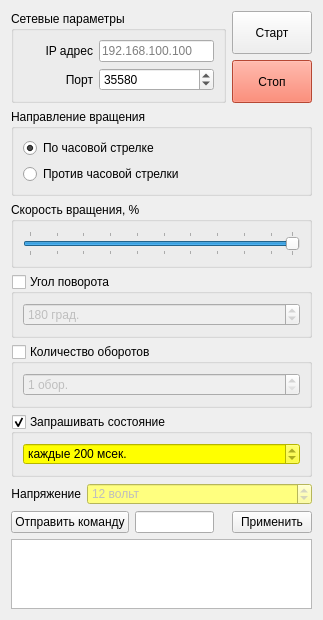
<?xml version="1.0" encoding="UTF-8"?>
<ui version="4.0">
 <class>SvArduinoWidgetUi</class>
 <widget class="QWidget" name="SvArduinoWidgetUi">
  <property name="geometry">
   <rect>
    <x>0</x>
    <y>0</y>
    <width>323</width>
    <height>561</height>
   </rect>
  </property>
  <property name="windowTitle">
   <string>Form</string>
  </property>
  <layout class="QVBoxLayout" name="verticalLayout_7">
   <item>
    <layout class="QHBoxLayout" name="horizontalLayout_5">
     <item>
      <widget class="QGroupBox" name="gbNetworkParams">
       <property name="title">
        <string>Сетевые параметры</string>
       </property>
       <layout class="QVBoxLayout" name="verticalLayout_4">
        <item>
         <layout class="QHBoxLayout" name="horizontalLayout_2">
          <item>
           <widget class="QLabel" name="lblIp">
            <property name="minimumSize">
             <size>
              <width>70</width>
              <height>0</height>
             </size>
            </property>
            <property name="maximumSize">
             <size>
              <width>70</width>
              <height>16777215</height>
             </size>
            </property>
            <property name="text">
             <string>IP адрес</string>
            </property>
            <property name="alignment">
             <set>Qt::AlignRight|Qt::AlignTrailing|Qt::AlignVCenter</set>
            </property>
           </widget>
          </item>
          <item>
           <widget class="QLineEdit" name="editIp">
            <property name="text">
             <string/>
            </property>
            <property name="placeholderText">
             <string>192.168.100.100</string>
            </property>
           </widget>
          </item>
         </layout>
        </item>
        <item>
         <layout class="QHBoxLayout" name="horizontalLayout_3">
          <item>
           <widget class="QLabel" name="lblPort">
            <property name="minimumSize">
             <size>
              <width>70</width>
              <height>0</height>
             </size>
            </property>
            <property name="maximumSize">
             <size>
              <width>70</width>
              <height>16777215</height>
             </size>
            </property>
            <property name="text">
             <string>Порт</string>
            </property>
            <property name="alignment">
             <set>Qt::AlignRight|Qt::AlignTrailing|Qt::AlignVCenter</set>
            </property>
           </widget>
          </item>
          <item>
           <widget class="QSpinBox" name="spinPort">
            <property name="suffix">
             <string/>
            </property>
            <property name="minimum">
             <number>1</number>
            </property>
            <property name="maximum">
             <number>65535</number>
            </property>
            <property name="value">
             <number>35580</number>
            </property>
           </widget>
          </item>
         </layout>
        </item>
       </layout>
      </widget>
     </item>
     <item>
      <layout class="QVBoxLayout" name="verticalLayout">
       <item>
        <widget class="QPushButton" name="bnStart">
         <property name="sizePolicy">
          <sizepolicy hsizetype="Minimum" vsizetype="Expanding">
           <horstretch>0</horstretch>
           <verstretch>0</verstretch>
          </sizepolicy>
         </property>
         <property name="text">
          <string>Старт</string>
         </property>
        </widget>
       </item>
       <item>
        <widget class="QPushButton" name="bnStop">
         <property name="sizePolicy">
          <sizepolicy hsizetype="Minimum" vsizetype="Expanding">
           <horstretch>0</horstretch>
           <verstretch>0</verstretch>
          </sizepolicy>
         </property>
         <property name="styleSheet">
          <string notr="true">background-color: tomato;</string>
         </property>
         <property name="text">
          <string>Стоп</string>
         </property>
        </widget>
       </item>
      </layout>
     </item>
    </layout>
   </item>
   <item>
    <widget class="QGroupBox" name="gbSpinDirection">
     <property name="title">
      <string>Направление вращения</string>
     </property>
     <layout class="QVBoxLayout" name="verticalLayout_2">
      <item>
       <widget class="QRadioButton" name="rbClockwise">
        <property name="text">
         <string>По часовой стрелке</string>
        </property>
        <property name="checked">
         <bool>true</bool>
        </property>
       </widget>
      </item>
      <item>
       <widget class="QRadioButton" name="rbContraClockwise">
        <property name="text">
         <string>Против часовой стрелки</string>
        </property>
       </widget>
      </item>
     </layout>
    </widget>
   </item>
   <item>
    <widget class="QGroupBox" name="gbSpinSpeed">
     <property name="title">
      <string>Скорость вращения, %</string>
     </property>
     <layout class="QVBoxLayout" name="verticalLayout_3">
      <item>
       <widget class="QSlider" name="sliderEnginePw">
        <property name="minimum">
         <number>1</number>
        </property>
        <property name="maximum">
         <number>50</number>
        </property>
        <property name="singleStep">
         <number>1</number>
        </property>
        <property name="value">
         <number>50</number>
        </property>
        <property name="sliderPosition">
         <number>50</number>
        </property>
        <property name="orientation">
         <enum>Qt::Horizontal</enum>
        </property>
        <property name="tickPosition">
         <enum>QSlider::TicksBothSides</enum>
        </property>
        <property name="tickInterval">
         <number>5</number>
        </property>
       </widget>
      </item>
     </layout>
    </widget>
   </item>
   <item>
    <widget class="QGroupBox" name="gbTurnAngle">
     <property name="title">
      <string>Угол поворота</string>
     </property>
     <property name="checkable">
      <bool>true</bool>
     </property>
     <property name="checked">
      <bool>false</bool>
     </property>
     <layout class="QVBoxLayout" name="verticalLayout_5">
      <item>
       <widget class="QSpinBox" name="spinTurnAngle">
        <property name="suffix">
         <string> град.</string>
        </property>
        <property name="minimum">
         <number>18</number>
        </property>
        <property name="maximum">
         <number>180000</number>
        </property>
        <property name="value">
         <number>180</number>
        </property>
       </widget>
      </item>
     </layout>
    </widget>
   </item>
   <item>
    <widget class="QGroupBox" name="gbTurnCount">
     <property name="title">
      <string>Количество оборотов</string>
     </property>
     <property name="checkable">
      <bool>true</bool>
     </property>
     <property name="checked">
      <bool>false</bool>
     </property>
     <layout class="QVBoxLayout" name="verticalLayout_6">
      <item>
       <widget class="QSpinBox" name="spinTurnCount">
        <property name="suffix">
         <string> обор.</string>
        </property>
        <property name="minimum">
         <number>1</number>
        </property>
        <property name="maximum">
         <number>180000</number>
        </property>
        <property name="value">
         <number>1</number>
        </property>
       </widget>
      </item>
     </layout>
    </widget>
   </item>
   <item>
    <widget class="QGroupBox" name="gbState">
     <property name="font">
      <font>
       <weight>50</weight>
       <bold>false</bold>
      </font>
     </property>
     <property name="title">
      <string>Запрашивать состояние</string>
     </property>
     <property name="checkable">
      <bool>true</bool>
     </property>
     <layout class="QVBoxLayout" name="verticalLayout_9">
      <item>
       <widget class="QSpinBox" name="spinStatePeriod">
        <property name="sizePolicy">
         <sizepolicy hsizetype="Expanding" vsizetype="Fixed">
          <horstretch>0</horstretch>
          <verstretch>0</verstretch>
         </sizepolicy>
        </property>
        <property name="font">
         <font>
          <weight>50</weight>
          <bold>false</bold>
         </font>
        </property>
        <property name="styleSheet">
         <string notr="true">background-color: rgb(255, 255, 0);</string>
        </property>
        <property name="readOnly">
         <bool>true</bool>
        </property>
        <property name="suffix">
         <string> мсек.</string>
        </property>
        <property name="prefix">
         <string>каждые </string>
        </property>
        <property name="minimum">
         <number>1</number>
        </property>
        <property name="maximum">
         <number>600000</number>
        </property>
        <property name="value">
         <number>200</number>
        </property>
       </widget>
      </item>
     </layout>
    </widget>
   </item>
   <item>
    <layout class="QHBoxLayout" name="horizontalLayout_4">
     <item>
      <widget class="QLabel" name="lblVoltage">
       <property name="minimumSize">
        <size>
         <width>70</width>
         <height>0</height>
        </size>
       </property>
       <property name="maximumSize">
        <size>
         <width>70</width>
         <height>16777215</height>
        </size>
       </property>
       <property name="text">
        <string>Напряжение</string>
       </property>
       <property name="alignment">
        <set>Qt::AlignRight|Qt::AlignTrailing|Qt::AlignVCenter</set>
       </property>
      </widget>
     </item>
     <item>
      <widget class="QSpinBox" name="spinVoltage">
       <property name="enabled">
        <bool>false</bool>
       </property>
       <property name="styleSheet">
        <string notr="true">background-color: rgb(255, 255, 127);</string>
       </property>
       <property name="suffix">
        <string> вольт</string>
       </property>
       <property name="minimum">
        <number>5</number>
       </property>
       <property name="maximum">
        <number>24</number>
       </property>
       <property name="value">
        <number>12</number>
       </property>
      </widget>
     </item>
    </layout>
   </item>
   <item>
    <layout class="QHBoxLayout" name="horizontalLayout">
     <item>
      <widget class="QPushButton" name="bnSendCmd">
       <property name="text">
        <string>Отправить команду</string>
       </property>
      </widget>
     </item>
     <item>
      <widget class="QLineEdit" name="editCmd"/>
     </item>
     <item>
      <spacer name="horizontalSpacer">
       <property name="orientation">
        <enum>Qt::Horizontal</enum>
       </property>
       <property name="sizeHint" stdset="0">
        <size>
         <width>40</width>
         <height>20</height>
        </size>
       </property>
      </spacer>
     </item>
     <item>
      <widget class="QPushButton" name="bnApply">
       <property name="text">
        <string>Применить</string>
       </property>
      </widget>
     </item>
    </layout>
   </item>
   <item>
    <widget class="QTextEdit" name="textLog"/>
   </item>
  </layout>
 </widget>
 <resources/>
 <connections/>
</ui>
